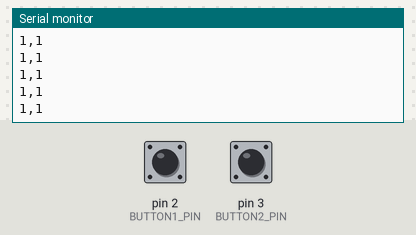
The sketch below on a simulated Arduino Uno, built with avr-gcc and run on an emulated ATmega328P. On the bench: the last lines printed to the serial monitor. The test bench sets the inputs (shaded band); at power-on: pin 2 (BUTTON1_PIN) HIGH, pin 3 (BUTTON2_PIN) HIGH.

Above: at 1.2 s.
1.3 s: pin 2 (BUTTON1_PIN) pulled LOW for 0.25 s
At 1.56 s:
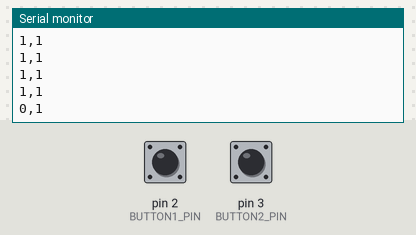
3.0 s: pin 3 (BUTTON2_PIN) pulled LOW for 0.25 s
At 3.16 s:
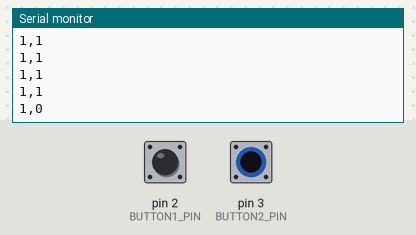

Measured:
- after the input at 1.3 s, the serial monitor: prints a new line after 0.10 s (image 1)
- after the input at 3.0 s, the serial monitor: prints a new line at once (image 2)

The sketch:

Dash_btns.ino
```cpp
//PyDashV.1 -- Dash_btns
//Tyler Currier - December 7, 2025

//Destription -----
//This program takes the input from two momentary buttons mounted to the dash and sends their binary data over
//serial to the main program.

//BTN 1 will function as something
//BTN 2 will functions as something
//I suppose what they do doesent matter here as it is configurable in PyDashMain

// Pin setup
const int BUTTON1_PIN = 2;
const int BUTTON2_PIN = 3;

// State storage
int lastButton1State = HIGH;
int lastButton2State = HIGH;

void setup() {
  Serial.begin(115200);
  pinMode(BUTTON1_PIN, INPUT_PULLUP);
  pinMode(BUTTON2_PIN, INPUT_PULLUP);

  digitalWrite(BUTTON1_PIN, HIGH);
  digitalWrite(BUTTON2_PIN, HIGH);

  // Send initial state at startup
  Serial.print("working");
  Serial.print(!lastButton1State);
  Serial.print(",");
  Serial.println(!lastButton2State);
}

void loop() {
  int b1 = digitalRead(BUTTON1_PIN);
  int b2 = digitalRead(BUTTON2_PIN);

  Serial.print(b1);
  Serial.print(",");
  Serial.println(b2);

  delay(200);
}
```
